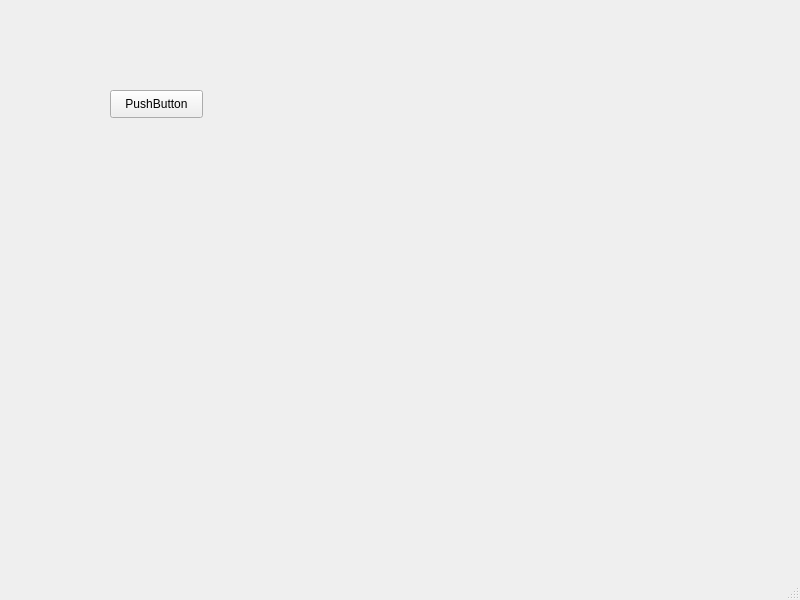
<?xml version="1.0" encoding="UTF-8"?>
<ui version="4.0">
 <class>MainWindow</class>
 <widget class="QMainWindow" name="MainWindow">
  <property name="geometry">
   <rect>
    <x>0</x>
    <y>0</y>
    <width>800</width>
    <height>600</height>
   </rect>
  </property>
  <property name="windowTitle">
   <string>MainWindow</string>
  </property>
  <widget class="QWidget" name="centralwidget">
   <widget class="QPushButton" name="pushButton">
    <property name="geometry">
     <rect>
      <x>110</x>
      <y>90</y>
      <width>93</width>
      <height>28</height>
     </rect>
    </property>
    <property name="text">
     <string>PushButton</string>
    </property>
   </widget>
  </widget>
  <widget class="QMenuBar" name="menubar">
   <property name="geometry">
    <rect>
     <x>0</x>
     <y>0</y>
     <width>800</width>
     <height>26</height>
    </rect>
   </property>
  </widget>
  <widget class="QStatusBar" name="statusbar"/>
 </widget>
 <resources/>
 <connections/>
</ui>
